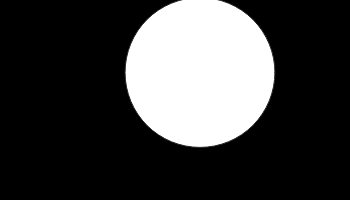
Frame 1 (no input)
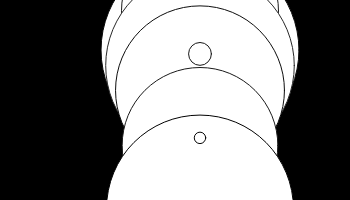
Frame 60 (no input)
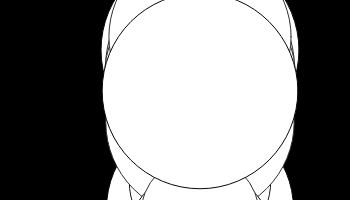
Frame 120 (the mouse pressed at the canvas centre since frame 60)

The p5.js sketch that drew these frames (run headless with seeded random() and noise() and a simulated clock; from frame 60 on, the mouse is pressed at the canvas centre):

// p5.js sketch
// ── sketch.js
function setup() {
  createCanvas(350,200);
  background("black");
}

function draw() {
  
stroke(random(50));
  circle(height, random(width),random(height));

}
// ── Acercamiento.html
<head> 
<center> <font face="courier"><h1 style="color: rgb(118,155,53);"> Ejercicio de acercamiento a P5.js  </h1></font></center>
</head>

<body>
  <center> <font face="courier new"> Ejercicio realizado en P5.js durante la primera clase. En esta clase se da un acercamiento sobre la funcionalidad y alcance de esta herramienta. </h2></font> </center>
</body>
<hr>

<!DOCTYPE html><html lang="en"><head>
    <script src="p5.js"></script>

    <link rel="stylesheet" type="text/css" href="style.css">
    <meta charset="utf-8">

  </head>
  <body>
    <script src="sketch.js"></script>
  

</body></html>
// ── style.css
html, body {
  padding: 0;
  
}
canvas {
  display: block;
    margin: 0 auto;
}
